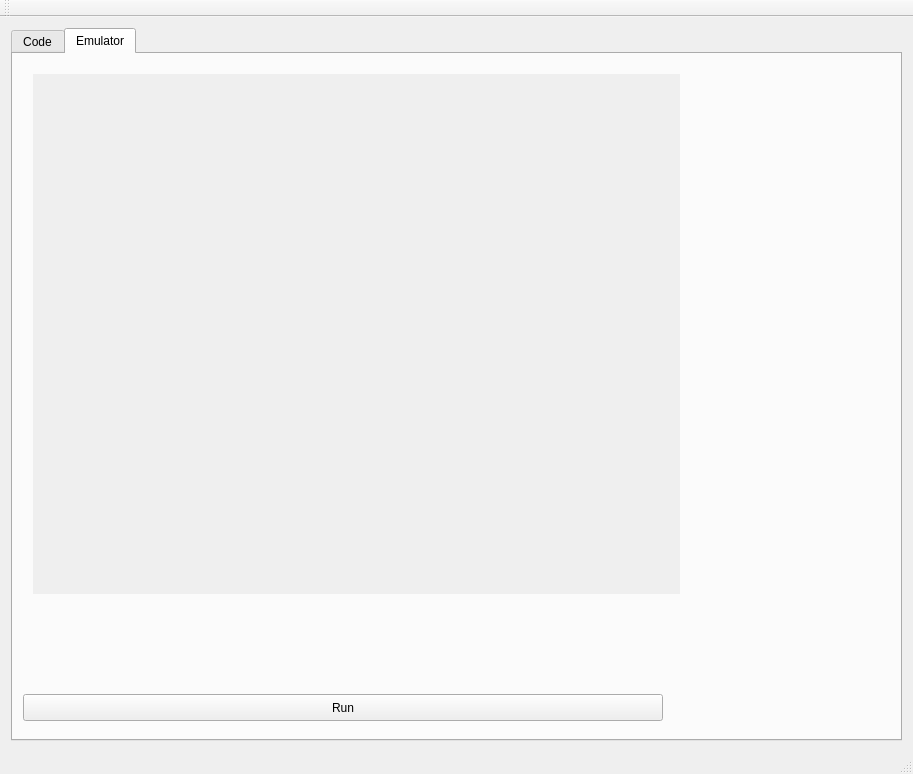
<?xml version="1.0" encoding="UTF-8"?>
<ui version="4.0">
 <class>MainWindow</class>
 <widget class="QMainWindow" name="MainWindow">
  <property name="geometry">
   <rect>
    <x>0</x>
    <y>0</y>
    <width>913</width>
    <height>774</height>
   </rect>
  </property>
  <property name="windowTitle">
   <string>MainWindow</string>
  </property>
  <widget class="QWidget" name="centralWidget">
   <layout class="QHBoxLayout" name="horizontalLayout_2">
    <item>
     <widget class="QTabWidget" name="tabWidget">
      <property name="currentIndex">
       <number>1</number>
      </property>
      <widget class="QWidget" name="tab_code">
       <attribute name="title">
        <string>Code</string>
       </attribute>
       <widget class="QTextEdit" name="text_compile_input">
        <property name="geometry">
         <rect>
          <x>330</x>
          <y>20</y>
          <width>451</width>
          <height>521</height>
         </rect>
        </property>
       </widget>
       <widget class="QPushButton" name="button_compile">
        <property name="geometry">
         <rect>
          <x>100</x>
          <y>320</y>
          <width>99</width>
          <height>27</height>
         </rect>
        </property>
        <property name="text">
         <string>Compile</string>
        </property>
       </widget>
       <widget class="QTreeView" name="view_compile_output">
        <property name="geometry">
         <rect>
          <x>20</x>
          <y>380</y>
          <width>281</width>
          <height>161</height>
         </rect>
        </property>
        <property name="frameShape">
         <enum>QFrame::Box</enum>
        </property>
       </widget>
      </widget>
      <widget class="QWidget" name="tab_emulator">
       <attribute name="title">
        <string>Emulator</string>
       </attribute>
       <widget class="QWidget" name="verticalWidget" native="true">
        <property name="geometry">
         <rect>
          <x>9</x>
          <y>9</y>
          <width>658</width>
          <height>531</height>
         </rect>
        </property>
        <layout class="QVBoxLayout" name="verticalLayout">
         <property name="sizeConstraint">
          <enum>QLayout::SetMaximumSize</enum>
         </property>
         <item>
          <widget class="UiWorld" name="widget_world" native="true">
           <property name="minimumSize">
            <size>
             <width>800</width>
             <height>600</height>
            </size>
           </property>
           <property name="autoFillBackground">
            <bool>true</bool>
           </property>
           <property name="locale">
            <locale language="English" country="UnitedStates"/>
           </property>
          </widget>
         </item>
        </layout>
       </widget>
       <widget class="QPushButton" name="button_run">
        <property name="geometry">
         <rect>
          <x>10</x>
          <y>640</y>
          <width>640</width>
          <height>27</height>
         </rect>
        </property>
        <property name="text">
         <string>Run</string>
        </property>
        <property name="shortcut">
         <string>Space</string>
        </property>
       </widget>
      </widget>
     </widget>
    </item>
   </layout>
  </widget>
  <widget class="QMenuBar" name="menuBar">
   <property name="geometry">
    <rect>
     <x>0</x>
     <y>0</y>
     <width>913</width>
     <height>25</height>
    </rect>
   </property>
  </widget>
  <widget class="QToolBar" name="mainToolBar">
   <attribute name="toolBarArea">
    <enum>TopToolBarArea</enum>
   </attribute>
   <attribute name="toolBarBreak">
    <bool>false</bool>
   </attribute>
  </widget>
  <widget class="QStatusBar" name="statusBar"/>
 </widget>
 <layoutdefault spacing="6" margin="11"/>
 <customwidgets>
  <customwidget>
   <class>UiWorld</class>
   <extends>QWidget</extends>
   <header>uiworld</header>
   <container>1</container>
  </customwidget>
 </customwidgets>
 <resources/>
 <connections/>
</ui>
